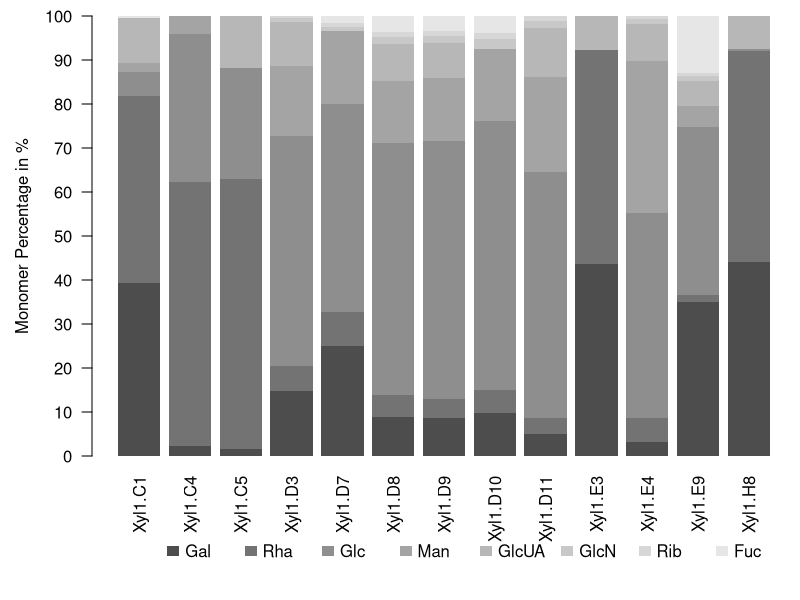
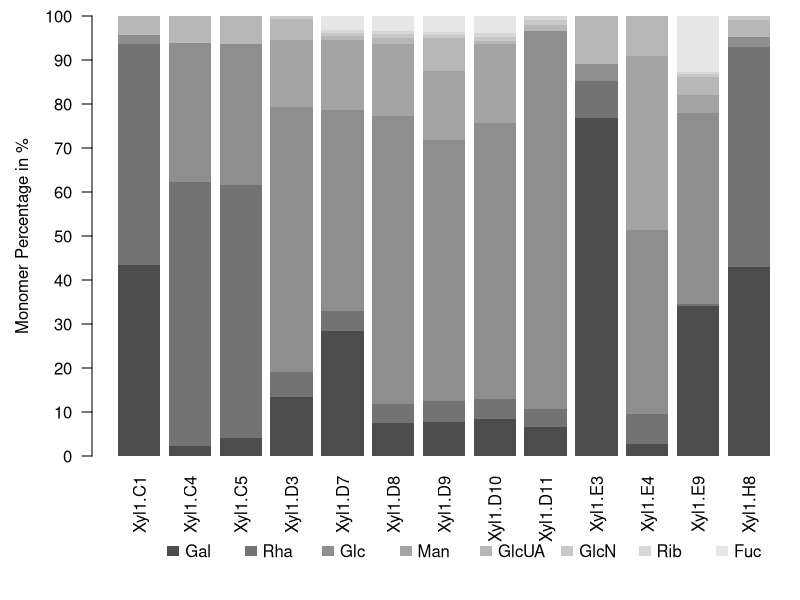
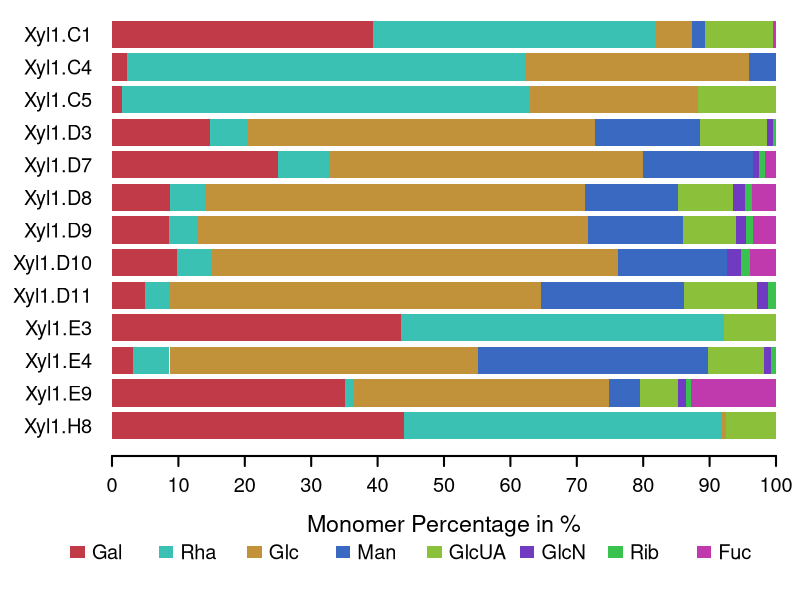
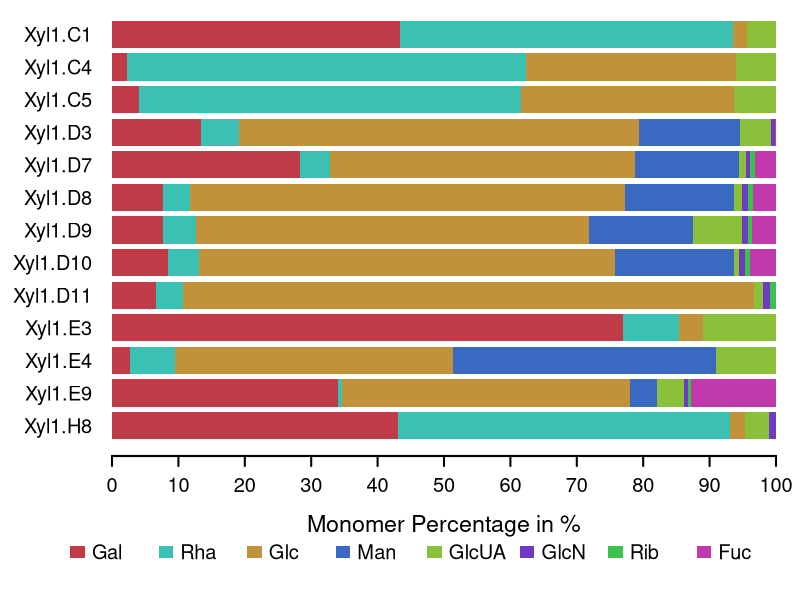

Recreate these plots in R, in order.
# # # # # # # # # # # # # # #
# Generate graphs of EPS aldose monomer composition
#
# 1.) General function for AMC plots
# 2.) Data and parameters
# 3.) Make plots
# # # # # # # # # # # # # # #


# # # # # # # # # # # # # # #
# Function definition
# # # # # # # # # # # # # # #
# Function for xyl-hcs_xyl plots (greyscale for thesis, colour for presentation)
# AMC: aldose monomer composition
AMCPlotThesis <- function(hits, rowOrder, colors, outFile){
	# Convert to percent, only two decimal places needed
	hits <- round(100 * hits / rep(colSums(hits), each = nrow(hits)),2)

	svg(outFile)

	par(mar = c(7, 4.4, 0.6, 0) + 0.2)

	barplot(as.matrix(hits[rowOrder,]),
		axes = FALSE,
		ylim = c(0, 100),
		ylab = "Monomer Percentage in %",
		legend.text = rev(row.names(hits[rowOrder,])),
		border = NA,
		las = 2,
		col = colors,
		args.legend = list(
			y = -0.17 * max(colSums(hits)),
			fill = colors,
			border = NA,
			bty = "n",
			text.width = c(1.05, 1.05, 1.05, 1.12, 1.14, 1.05, 1.05, 1.05),
			x.intersp = 0.4,
			horiz = TRUE
		)
	)
	axis(side = 2,
		las = 1,
		at = seq(0, 100, by = 10)
	)
	dev.off()
}

AMCPlotPresentation <- function(hits, rowOrder, colors, outFile){
	# Convert to percent, only two decimal places needed
	hits <- round(100 * hits / rep(colSums(hits), each = nrow(hits)),2)

	svg(outFile)

	par(mar = c(7, 5.4, 0, 1) + 0.2, cex.axis = 1.2)

	barplot(as.matrix(rev(hits[rowOrder,])),
		axes = FALSE,
		border = NA,
		horiz = TRUE,
		cex.sub = 1.1,
		xlim = c(0, 100),
		xlab = "Monomer Percentage in %",
		cex.lab = 1.4,
		las = 2,
		col = colors,
		legend.text = row.names(hits[rowOrder,]),
		args.legend = list(
			x = 100,
			y = 0.18*(-0.17 * max(colSums(hits))),
			fill = colors,
			border = NA,
			bty = "n",
			text.width = 7*c(1.05, 1.05, 1.05, 1.12, 1.14, 1.05, 1.05, 1.05),
			x.intersp = 0.4,
			horiz = TRUE,
			cex = 1.2
		)
	)
	axis(side = 1,
		las = 1,
		at = seq(0, 100, by = 10),
		lwd = 2,
		cex.axis = 1.2
	)
	dev.off()
}

# # # # # # # # # # # # # # #
# Data and Parameters
# # # # # # # # # # # # # # #

# Polymers on xylose
# xhh = xyl-hcs_hits
# Cols: Hits
# Rows: Monomers, only first 8 rows relevant
xhh <- read.table('hits.txt', sep = '\t', header = TRUE, row.names = 1, nrows = 8)

# ro = row order
# Gal, Rha, Glc, Man, GlcUA, GlcN, Rib, Fuc
# Reasoning
# Stack from top to bottom and start with most frequently found monomer
# Important: This does _not_ mean "most abundant".
# E. g. Gal goes first, because it is present in 13/13 polymers,
# then comes Rha, also present in 13/13 polymers,
# then comes Glc, present in only 12/13 polymers, ...
ro = c(2, 7, 3, 6, 5, 4, 8, 1)


# Polymers on glucose
# brh = Broder's hits
brh <- read.table('hits_glc_BR.txt', sep = '\t', header = TRUE, row.names = 1, nrows = 10, blank.lines.skip = FALSE)

# brh contains GalN, GalUA as well
# Remove those
brh <- brh[-c(3, 4), ]


# Colours for vertical presentation plots
presentationColours = c(
		"#C13A48FF",
		"#3ac1b3FF",
		"#c1923aFF",
		"#3a69c1FF",
		"#8bc13aFF",
		"#703ac1FF",
		"#3ac14eFF",
		"#C13AADFF"
	)

# # # # # # # # # # # # # # #
# Make Plots
# # # # # # # # # # # # # # #
# Thesis plots
AMCPlotThesis(
	hits = xhh,
	rowOrder = ro,
	colors = grey.colors(nrow(xhh)),
	outFile = '../../../fig/xyl-hcs_xyl.svg'
)
AMCPlotThesis(
	hits = brh,
	rowOrder = ro,
	colors = grey.colors(nrow(brh)),
	outFile = '../../../fig/xyl-hcs_glc.svg'
)

# Presentation plots
AMCPlotPresentation(
	hits = xhh,
	rowOrder = ro,
	colors = presentationColours,
	outFile = '../../../fig/xyl-hcs_xyl_colour_vert.svg'
)
AMCPlotPresentation(
	hits = brh,
	rowOrder = ro,
	colors = presentationColours,
	outFile = '../../../fig/xyl-hcs_glc_colour_vert.svg'
)
